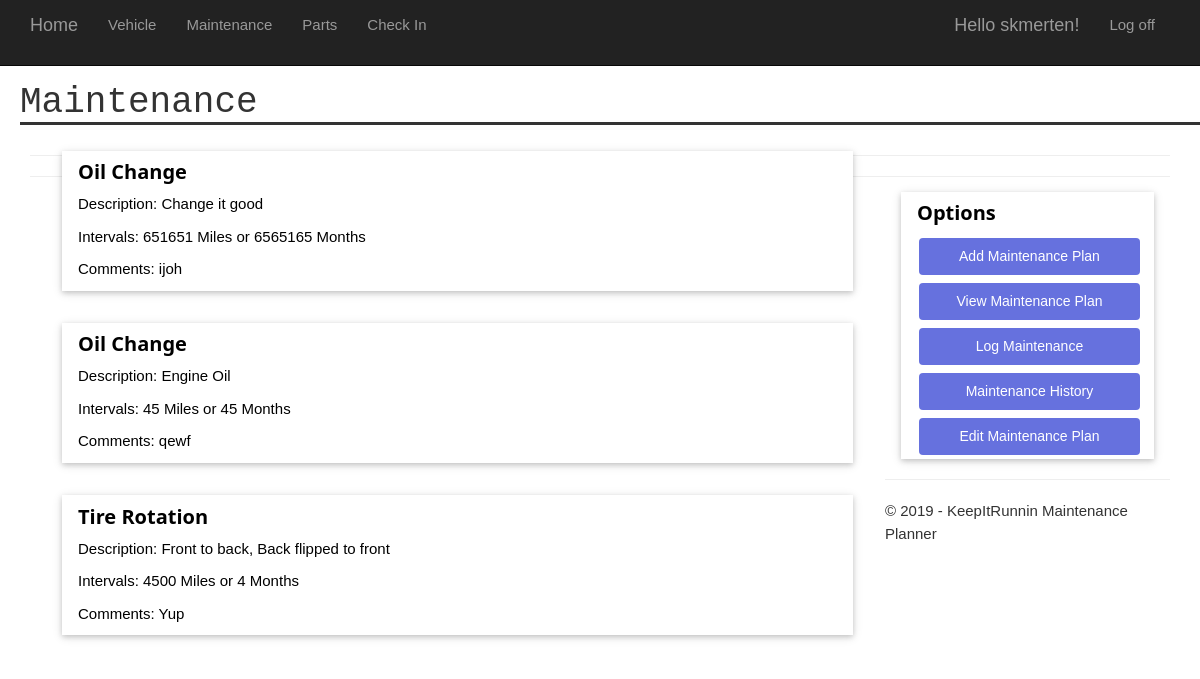
The app's page /maintenance/ (signed in) with its own data.
### app/models.py (models this page shows, shortened)
class Maintenance(models.Model):
    vehicle = models.ForeignKey(Vehicle, on_delete=models.CASCADE)
    name = models.CharField(max_length=100)
    description = models.CharField(max_length=100,null=True)
    months = models.IntegerField(max_length=None)
    miles = models.IntegerField(max_length=None)
    materials = models.CharField(max_length=250,null=True)
    comments = models.CharField(max_length=250,null=True)

### app/views.py (the view)
# urls.py: path('maintenance/', app.views.maintenanceHome, name='maintenanceHome'),
@login_required(login_url='/login')
def maintenanceHome(request):
    maintenance = Maintenance.objects.filter(vehicle__user = request.user)
    maint_hist = Maintenance_History.objects.filter(maintenance__vehicle__user = request.user)
    assert isinstance(request, HttpRequest)
    return render(
        request,
        'app/maintenanceHome.html',
        {
            'title':'Maintenance',
            'year':datetime.now().year,
            'maintenance':maintenance,
            'maint_hist':maint_hist,
        }
    )

### app/templates/app/maintenanceHome.html (shortened to what this page needs)
{% extends "app/layout.html" %}
{% block content %}
<div class="w3-col l9">
{% if maintenance %}
    {% for maint in maintenance %}
        <div class="w3-container" >
            <div class="w3-card w3-margin w3-margin-top">
                <div class="w3-container w3-white">
                    <h4><b>{{maint.name}}</b></h4>
                    <p>Description: {{maint.description}}</p>
                    <p>Intervals: {{maint.miles}} Miles or {{maint.months}} Months</p>
                    <p>Comments: {{maint.comments}}</p>
                </div>
            </div>
        </div>
    {% endfor %}
{% endif %}
</div><hr>
<div class="w3-col l3">
    <div class="w3-card w3-margin w3-margin-top">
        <div class="w3-container w3-white">
            <h4><b>Options</b></h4>
            <a href='{% url 'addMaint' %}'><button class="button" type='button'>Add Maintenance Plan</button></a>
            <a href='{% url 'viewMaint' %}'><button class="button" type='button'>View Maintenance Plan</button></a>
            <a href='{% url 'logMaint' %}'><button class="button" type='button'>Log Maintenance</button></a>
            <a href='{% url 'viewMaintHist' %}'><button class="button" type='button'>Maintenance History</button></a>
            <a href='{% url 'chooseMaint' %}'><button class="button" type='button'>Edit Maintenance Plan</button></a>
        </div>
    </div><hr>
</div>
{% endblock %}

### app/templates/app/loginpartial.html (shortened to what this page needs)
{% if user.is_authenticated %}
<form id="logoutForm" action="/logout" method="post" class="navbar-right">
    <ul class="nav navbar-nav navbar-right">
        <li><span class="navbar-brand">Hello {{ user.username }}!</span></li>
        <li><a href="javascript:document.getElementById('logoutForm').submit()">Log off</a></li>
    </ul>
</form>
{% else %}
<ul class="nav navbar-nav navbar-right">
    <li><a href="{% url 'login' %}">Log in</a></li>
</ul>
{% endif %}

### app/static/app/content/site.css (style rules this page uses)
body { padding-top: 50px; padding-bottom: 30px; }

### app/static/app/content/w3.css (style rules this page uses)
html { box-sizing:border-box }
*,*:before,*:after { box-sizing:inherit }
html { -ms-text-size-adjust:100%;-webkit-text-size-adjust:100% }
body { margin:0 }
a { background-color:transparent;-webkit-text-decoration-skip:objects }
hr { box-sizing:content-box;height:0;overflow:visible }
button,input,select,textarea { font:inherit;margin:0 }
button,input { overflow:visible }
button,select { text-transform:none }
button,html [type=button],[type=reset],[type=submit] { -webkit-appearance:button }
html,body { font-family:Verdana,sans-serif;font-size:15px;line-height:1.5 }
html { overflow-x:hidden }
h4 { font-size:20px }
h1,h2,h3,h4,h5,h6 { font-family:"Segoe UI",Arial,sans-serif;font-weight:400;margin:10px 0 }
hr { border:0;border-top:1px solid #eee;margin:20px 0 }
a { color:inherit }
.w3-container:after,.w3-container:before,.w3-panel:after,.w3-panel:before,.w3-row:after,.w3-row:before,.w3-row-padding:after,.w3-row-padding:before, .w3-cell-row:before,.w3-cell-row:after,.w3-clear:after,.w3-clear:before,.w3-bar:before,.w3-bar:after { content:"";display:table;clear:both }
.w3-col,.w3-half,.w3-third,.w3-twothird,.w3-threequarter,.w3-quarter { float:left;width:100% }
@media (min-width:993px) { .w3-col.l3 { width:24.99999% } }
@media (min-width:993px) { .w3-col.l9 { width:74.99999% } }
.w3-container,.w3-panel { padding:0.01em 16px }
.w3-card,.w3-card-2 { box-shadow:0 2px 5px 0 rgba(0,0,0,0.16),0 2px 10px 0 rgba(0,0,0,0.12) }
.w3-margin { margin:16px!important }
.w3-margin-top { margin-top:16px!important }
.w3-white,.w3-hover-white:hover { color:#000!important;background-color:#fff!important }

### app/static/app/content/forms.css (style rules this page uses)
.button { background-color: #6671de; border: none; color: white; padding: 8px 15px; text-align: center; text-decoration: none; display: inline-block; font-size: 14px; margin: 4px 2px; cursor: pointer; border-radius: 4px; }

### app/templates/app/maintenanceHome.html (style rules this page uses)
.button { background-color: #6671de; border: none; color: white; padding: 8px 15px; text-align: center; text-decoration: none; display: inline-block; font-size: 14px; margin: 4px 2px; cursor: pointer; border-radius: 4px; width: 100%; }

### records on screen
Maintenance: name "Oil Change", description "Change it good", miles "651651", months "6565165", comments "ijoh"
Maintenance: name "Oil Change", description "Engine Oil", miles "45", months "45", comments "qewf"
Maintenance: name "Tire Rotation", description "Front to back, Back flipped to front", miles "4500", months "4", comments "Yup"

### other values on screen
{{ user.username }} "skmerten"
{{ title }} "Maintenance"
